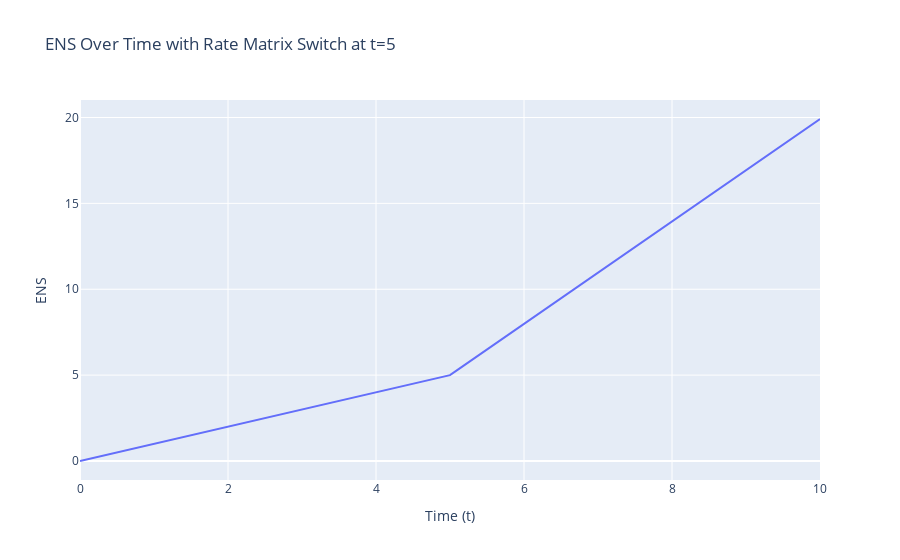

The notebook cell saved with this chart:
### Code cell
# Ploting the ENS over time with rate matrix switch in the middle
t_range =  np.linspace(0, 10, 99)
t1 = 5  #The time point that change the rate matrix

# Generate ENS values
ens_values = generate_ENS(Q5, Q6, t_range, t1)

# Create the plot
fig = px.line(x=t_range, y=ens_values, labels={'x': 'Time (t)', 'y': 'ENS'}, title='ENS Over Time with Rate Matrix Switch at t=5')

# Show the plot
fig.show()

### Figure 1 — Plotly figure (JSON) as saved in the notebook; plotly's stock layout.template omitted (floating-point values rounded to 4 significant figures)
{"data": [{"hovertemplate": "Time (t)=%{x}<br>ENS=%{y}<extra></extra>", "legendgroup": "", "line": {"color": "#636efa", "dash": "solid"}, "marker": {"symbol": "circle"}, "mode": "lines", "name": "", "orientation": "v", "showlegend": false, "type": "scatter", "x": [0, 0.102, 0.2041, 0.3061, 0.4082, 0.5102, 0.6122, 0.7143, 0.8163, 0.9184, 1.02, 1.122, 1.224, 1.327, 1.429, 1.531, 1.633, 1.735, 1.837, 1.939, 2.041, 2.143, 2.245, 2.347, 2.449, 2.551, 2.653, 2.755, 2.857, 2.959, 3.061, 3.163, 3.265, 3.367, 3.469, 3.571, 3.673, 3.776, 3.878, 3.98, 4.082, 4.184, 4.286, 4.388, 4.49, 4.592, 4.694, 4.796, 4.898, 5, 5.102, 5.204, 5.306, 5.408, 5.51, 5.612, 5.714, 5.816, 5.918, 6.02, 6.122, 6.224, 6.327, 6.429, 6.531, 6.633, 6.735, 6.837, 6.939, 7.041, 7.143, 7.245, 7.347, 7.449, 7.551, 7.653, 7.755, 7.857, 7.959, 8.061, 8.163, 8.265, 8.367, 8.469, 8.571, 8.673, 8.776, 8.878, 8.98, 9.082, 9.184, 9.286, 9.388, 9.49, 9.592, 9.694, 9.796, 9.898, 10], "xaxis": "x", "y": [0, 0.102, 0.2041, 0.3061, 0.4082, 0.5102, 0.6123, 0.7143, 0.8164, 0.9184, 1.02, 1.123, 1.225, 1.327, 1.429, 1.531, 1.633, 1.735, 1.837, 1.939, 2.041, 2.143, 2.245, 2.347, 2.449, 2.551, 2.653, 2.755, 2.857, 2.959, 3.061, 3.163, 3.265, 3.368, 3.47, 3.572, 3.674, 3.776, 3.878, 3.98, 4.082, 4.184, 4.286, 4.388, 4.49, 4.592, 4.694, 4.796, 4.898, 5.0, 5.305, 5.609, 5.913, 6.218, 6.522, 6.826, 7.131, 7.435, 7.739, 8.044, 8.348, 8.652, 8.957, 9.261, 9.565, 9.87, 10.17, 10.48, 10.78, 11.09, 11.39, 11.7, 12.0, 12.3, 12.61, 12.91, 13.22, 13.52, 13.83, 14.13, 14.43, 14.74, 15.04, 15.35, 15.65, 15.96, 16.26, 16.56, 16.87, 17.17, 17.48, 17.78, 18.09, 18.39, 18.7, 19.0, 19.3, 19.61, 19.91], "yaxis": "y"}], "layout": {"legend": {"tracegroupgap": 0}, "title": {"text": "ENS Over Time with Rate Matrix Switch at t=5"}, "xaxis": {"anchor": "y", "domain": [0, 1], "title": {"text": "Time (t)"}}, "yaxis": {"anchor": "x", "domain": [0, 1], "title": {"text": "ENS"}}}}
